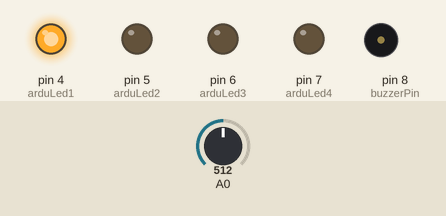
Recording of a sketch running on a simulated Arduino Uno, built with avr-gcc and run on an emulated ATmega328P. Shown: output pins drawn as LEDs (lit = HIGH), buzzer (waves = sounding, pin HIGH). The test bench sets the inputs (shaded band); at power-on: A0 = 512. What the sketch prints to the serial monitor is not drawn.

Above: at 0.5 s.
At 1.5 s:
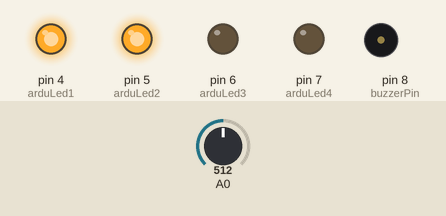
At 2.5 s:
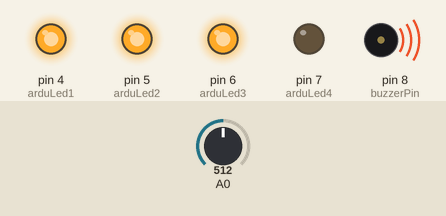
At 3.5 s:
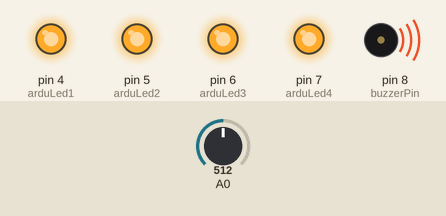
At 4.5 s:
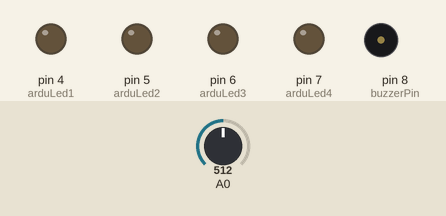
Timing chart, 0 to 6.5 s (numbered marks = the images above):
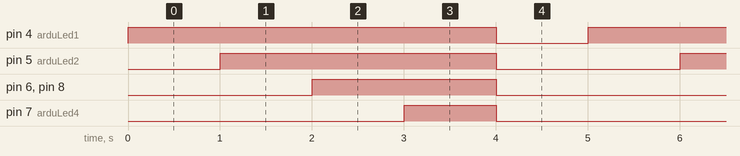

The sketch:

arduino_basinc.ino
```cpp
int buzzerPin = 8;
int LDRPin = 0;
int basinc;
const  int arduLed1 = 4 ; //  Led 1
const  int arduLed2 = 5 ; //  Led 2
const  int arduLed3 = 6 ; //  Led 3
const  int arduLed4 = 7 ; //  Led 4

void setup () {
  Serial.begin ( 9600 );
    // Ledlerin bir çıkış olarak tanımlanması
  pinMode (arduLed1, OUTPUT);
  pinMode (arduLed2, OUTPUT);
  pinMode (arduLed3, OUTPUT);
  pinMode (arduLed4, OUTPUT);
  pinMode (buzzerPin,OUTPUT);
}

void loop () {
  basinc = analogRead ( 0 );
  Serial. println (basinc);
  if (basinc > 100 );
    digitalWrite (arduLed1, HIGH); // Basınc 100'ü geçerse led 1 yanar.
    delay ( 1000 );
  if (basinc > 200 );
  {
    digitalWrite (arduLed1, HIGH);
    digitalWrite (arduLed2, HIGH);   // Basınc 200'ü geçerse led 2 yanar.
    delay ( 1000 );
  }
  if (basinc > 300 );
  {
    digitalWrite (arduLed1, HIGH);
    digitalWrite (arduLed2, HIGH);
    digitalWrite (arduLed3, HIGH);   // Basınc 300'ü geçerse led 3 yanar ve buzzer pin devreye girer.
    digitalWrite (buzzerPin, HIGH);
    delay ( 1000 );
  }
  if (basinc > 400 );
  {
    digitalWrite (arduLed1, HIGH);
    digitalWrite (arduLed2, HIGH);
    digitalWrite (arduLed3, HIGH);
    digitalWrite (arduLed4, HIGH);   // Basınc 400'ü geçerse led 4 yanar ve buzzer pin devreye girer.
    digitalWrite (buzzerPin, HIGH);
    delay ( 1000 );
  }
  if (basinc < 100 );  // Basınç verilmediğinde ise;
  {
    digitalWrite (arduLed1, LOW);
    digitalWrite (arduLed2, LOW);
    digitalWrite (arduLed3, LOW);  // tüm ledler söner.
    digitalWrite (arduLed4, LOW);
    digitalWrite (buzzerPin,LOW);
    delay ( 1000 );
  }

}
```

Measured:
- by itself, pin 4 (arduLed1): alternates HIGH for 4.0 s and LOW for 1.0 s
- by itself, pin 5 (arduLed2): alternates HIGH for 3.0 s and LOW for 2.0 s
- by itself, pin 6 (arduLed3), pin 8 (buzzerPin): alternates HIGH for 2.0 s and LOW for 3.0 s
- by itself, pin 7 (arduLed4): alternates HIGH for 1.0 s and LOW for 4.0 s
